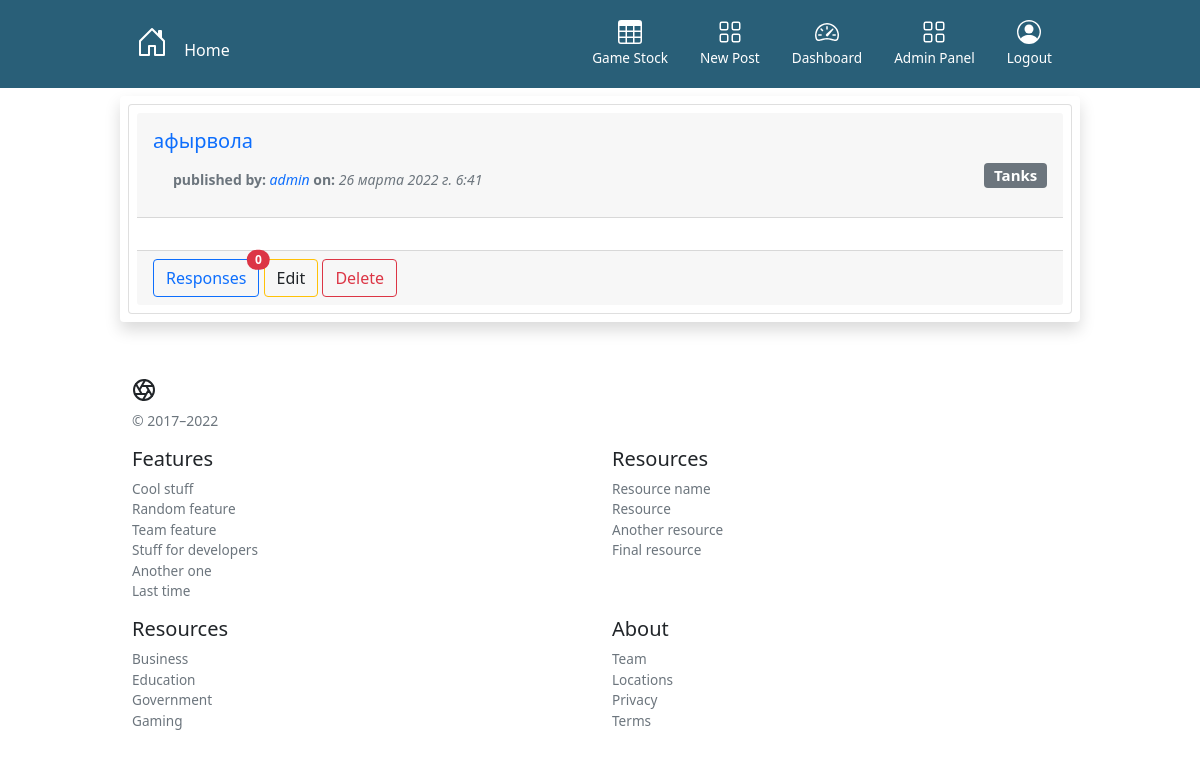
The app's page /board/3 (signed in) with its own data.
### board/models.py (models this page shows, shortened)
class Post(models.Model):
    title = models.CharField('Title', max_length=100)
    category = models.ForeignKey('Category', on_delete=models.CASCADE, verbose_name='Category')
    author = models.ForeignKey(User, on_delete=models.CASCADE, verbose_name='Author')
    datetime = models.DateTimeField(auto_now_add=True)

class Category(models.Model):
    name = models.CharField(max_length=20)
    def __str__(self):
        return f'{self.name}'

### board/views.py (the view)
# urls.py: path('<int:pk>', PostDetail.as_view(), name='post_detail'),
class PostDetail(DetailView):
    model = Post
    context_object_name = 'post'

### board/templates/board/post_detail.html (shortened to what this page needs)
{% extends 'board/base.html' %}
{% block content %}
<div class="container">
  {% include 'includes/post_layout.html'%}
</div>
{% endblock content %}

### board/templates/includes/post_layout.html (shortened to what this page needs)
<div class="row p-2 my-2 shadow bg-body rounded">
  <div class="card p-2">
    <div class="card-header">
      <h3 class="card-title">
        <a class="navbar-brand" href="{% url 'board:post_detail' post.pk %}">
          {{ post.title }}
        </a>
      </h3>
      <a class="navbar-brand" href="{% url 'board:category' post.category.name %}">
        <span class="badge bg-secondary float-end">{{ post.category }}</span>
      </a>
      <small class="text-muted ms-1">
        <b>
          published by:
        </b>
        <a href="{% url 'board:by_author' post.author %}">
          <span class="fst-italic">{{ post.author }}</span>
        </a>
        <b>
          on:
        </b>
        <span class="fst-italic">
          {{ post.datetime}}
        </span>
      </small>
    </div>
    <div class="card-body">
    </div>
    <div class="card-footer">
      {% if user.is_authenticated and post in user.post_set.all %}
      <a class="text-decoration-none" href="{% url 'board:comments_list' post.pk %}">
        <button type="button" class="btn btn-outline-primary position-relative ">
          Responses
          <span class="position-absolute top-0 start-100 translate-middle badge rounded-pill bg-danger">
            {{ post.comment_set.all|length }}
          </span>
        </button>
      </a>
      <a class="text-decoration-none" href="{% url 'board:post_update' post.pk %}">
        <button class="btn btn-outline-warning text-dark">
          Edit
        </button>
      </a>
      <a href="{% url 'board:post_delete' post.pk %}">
        <button class="btn btn-outline-danger">
          Delete
        </button>
      </a>
      {% else %}
      <a class="text-decoration-none" href="{% url 'board:comment_create' post.pk %}">
        <button class="btn btn-outline-info">
          Respond
        </button>
      </a>
      {% endif %}
    </div>
  </div>
</div>

### board/templates/static/css/style.css (style rules this page uses)
.container { max-width: 960px; }
a { text-decoration: none !important; }

### records on screen
Post: title "афырвола", category "Tanks", author "admin", datetime "26 марта 2022 г. 6:41", comment_set.all|length "0"
